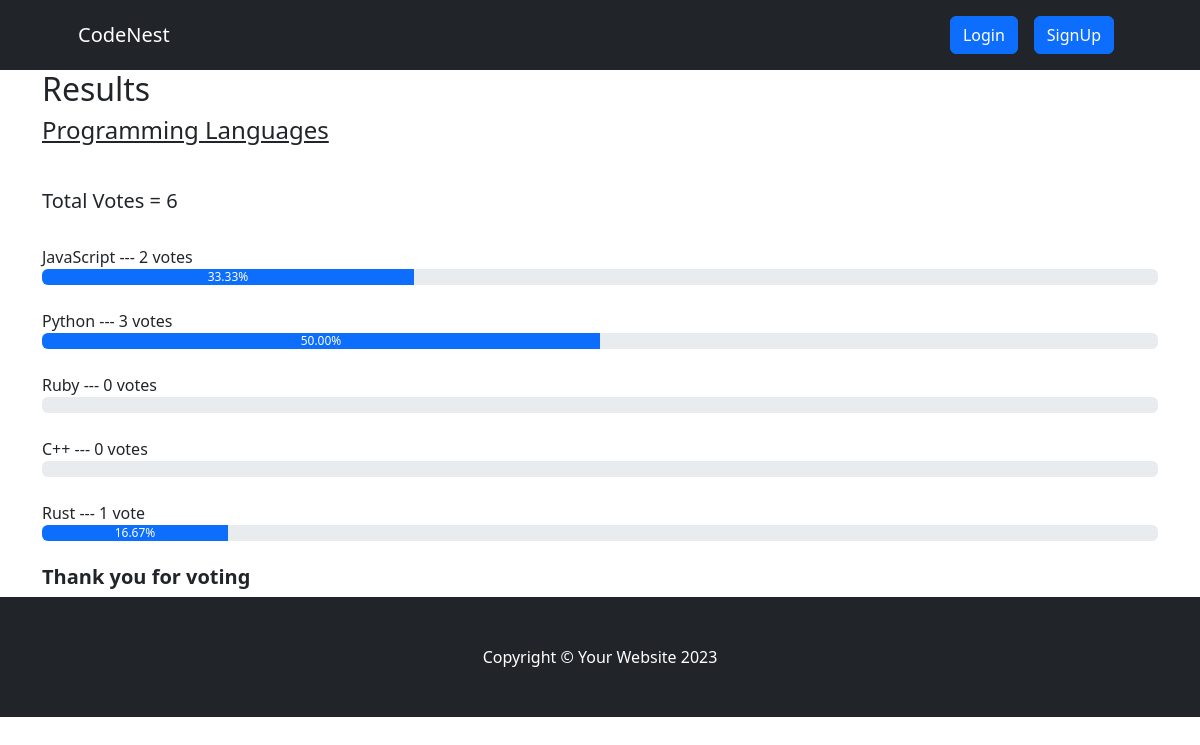
/result/programming-languages, run on the app's committed database.
### voteapp/models.py (models this page shows, shortened)
class Category(models.Model):
    title = models.CharField(max_length=200)
    slug = models.SlugField(blank=True, null=True)
    description = models.TextField(blank=True, null=True)
    total_vote = models.IntegerField(default=0)
    voters = models.ManyToManyField(User, blank=True)

class CategoryItem(models.Model):
    title = models.CharField(max_length=200)
    total_vote = models.IntegerField(default=0)
    category = models.ForeignKey(Category, on_delete=models.CASCADE, related_name="items")
    voters = models.ManyToManyField(User, blank=True)
    @property
    def percentage_vote(self):
        category_votes = self.category.total_vote
        item_votes = self.total_vote
        if category_votes == 0:
            vote_in_percentage = 0
        else:
            vote_in_percentage = (item_votes/category_votes) * 100
        return vote_in_percentage

### voteapp/views.py (the view)
# urls.py: path("result/<str:slug>", views.result, name="result"),
def result(request, slug):
    category = Category.objects.get(slug=slug)
    items = CategoryItem.objects.filter(category=category)
    context = {"category": category, "items": items}
    return render(request, "result.html", context)

### voteapp/templatetags/custom_filters.py (called while the page is built)
@register.filter(name="has_voted")
def has_voted(user, voters):
    return any(user.id== voter.id for voter in voters)

### voteapp/templates/result.html
{% extends 'base.html' %}
{% block content %}
{% load humanize %}
{% load custom_filters %}
<div class="container result-container">
    <div class="sub-container">
      <h2>Results</h2>
      <h4>{{category.title}}</h4>
      <br>
      <h5>Total Votes = {{category.total_vote}}</h5>
      <br />
      {% for item in items  %}
      {% if request.user|has_voted:item.voters.all %}
      <small>{{item.title}}</strong> --- {{item.total_vote}} vote{{item.total_vote | pluralize:",s"}} ---  <strong>[voted]</strong> </small>
      <div class="progressContainer">
        <div class="progress">
          <div
            class="progress-bar"
            role="progressbar"
            aria-label="Example with label"
            style="width:{{item.percentage_vote | floatformat:2}}%;"
            aria-valuenow="25"
            aria-valuemin="0"
            aria-valuemax="100"
          >
          {{item.percentage_vote | floatformat:2}}%
          </div>
        </div>
      </div>
      <br>
      {% else %}
      <small>{{item.title}}</strong> --- {{item.total_vote}} vote{{item.total_vote | pluralize:",s"}} </small>
      <div class="progressContainer">
        <div class="progress">
          <div
            class="progress-bar"
            role="progressbar"
            aria-label="Example with label"
            style="width:{{item.percentage_vote | floatformat:2}}%;"
            aria-valuenow="25"
            aria-valuemin="0"
            aria-valuemax="100"
          >
          {{item.percentage_vote | floatformat:2}}%
          </div>
        </div>
      </div>
      <br>
      {% endif %}
      {% endfor %}
      <h5 style="font-weight: bold">Thank you for voting</h5>
    </div>
  </div>
{% endblock content %}

### voteapp/templates/base.html (shortened to what this page needs)
<!DOCTYPE html>
{% load static %}
<html lang="en">
<head>
    <link href="https://cdn.jsdelivr.net/npm/bootstrap-icons@1.4.1/font/bootstrap-icons.css" rel="stylesheet" />
    <link rel="stylesheet" href="{% static 'css/bootstrap.css' %}">
    <link rel="stylesheet" href="{% static 'css/style.css' %}">
</head>
<body>
     <nav class="navbar navbar-expand-lg navbar-dark bg-dark">
        <div class="container px-lg-5">
            <a class="navbar-brand" href="{% url 'index'  %}">CodeNest</a>
            <div class="collapse navbar-collapse" id="navbarSupportedContent">
                <ul class="navbar-nav ms-auto mb-2 mb-lg-0">
                    {% if request.user.is_authenticated %}
                    <li class="nav-item"><a class="nav-link" href="#"><button class="btn btn-primary">Hi, {{request.user.username}}</button></a></li>
                    <li class="nav-item"><a class="nav-link" href="{% url 'logout' %}"><button class="btn btn-secondary">Logout</button></a></li>
                    {% else %}
                    <li class="nav-item"><a class="nav-link" href="{% url 'signin' %}"><button class="btn btn-primary">Login</button></a></li>
                    <li class="nav-item"><a class="nav-link" href="{% url 'signup' %}"><button class="btn btn-primary">SignUp</button></a></li>
                    {% endif %}
                </ul>
            </div>
        </div>
    </nav>
    {% block content %}
    {% endblock content %}
     <footer class="py-5 bg-dark">
        <div class="container"><p class="m-0 text-center text-white">Copyright &copy; Your Website 2023</p></div>
    </footer>
</body>
</html>

### voteapp/static/css/style.css (style rules this page uses)
* { box-sizing: border-box; }
.result-container { display: flex; align-items: center; justify-content: center; }
.sub-container { width: inherit }
.result-container h4 { text-decoration: underline; margin-bottom: 20px; }
.result-container small { font-size: 16px; font-weight: 500; }

### data on the page
Category: title "Programming Languages", total_vote "6"
CategoryItem: title "JavaScript", total_vote "2", total_vote|pluralize "s", percentage_vote "33.33"
CategoryItem: title "Python", total_vote "3", total_vote|pluralize "s", percentage_vote "50.00"
CategoryItem: title "Ruby", total_vote "0", total_vote|pluralize "s"
CategoryItem: title "C++", total_vote "0", total_vote|pluralize "s"
CategoryItem: title "Rust", total_vote "1", percentage_vote "16.67"
